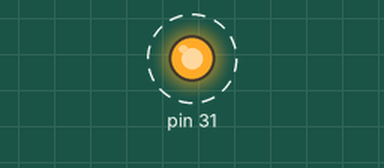
Bench run of a program on a simulated Raspberry Pi (header pin numbers). Parts: output pins drawn as LEDs (lit = HIGH). Dashed ring = blinking.

Above: at 0.5 s.
Timing chart, 0 to 4.6 s (numbered marks = the images above):
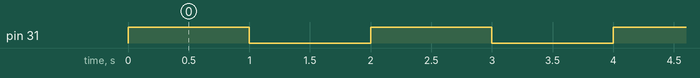

The program:

acione-as-saidas-do-raspberry-pi_28-03-2018.py
```python
#define o tempo que o led ficara aceso ou apagado
tempo=1
#Define biblioteca da GPIO
import RPi.GPIO as GPIO

#Define biblioteca de tempo
import time
GPIO.setmode(GPIO.BOARD)

#Define o pino 31 da placa como saida
GPIO.setup(31, GPIO.OUT)

#rotina para acender o led
def acendeled(pino_led):
    GPIO.output(pino_led, 1)
    return

#rotina para apagar o led
def apagaled(pino_led):
    GPIO.output(pino_led, 0)
    return

#Inicia loop
while(1):
    #Acende o led
    acendeled(31)
    #Aguarda segundo
    time.sleep(tempo)
    #apaga o led
    apagaled(31)
    #Aguarda meio segundo e reinicia o processo
    time.sleep(tempo)
```

Measured:
- by itself, pin 31: alternates HIGH for 1.0 s and LOW for 1.0 s
